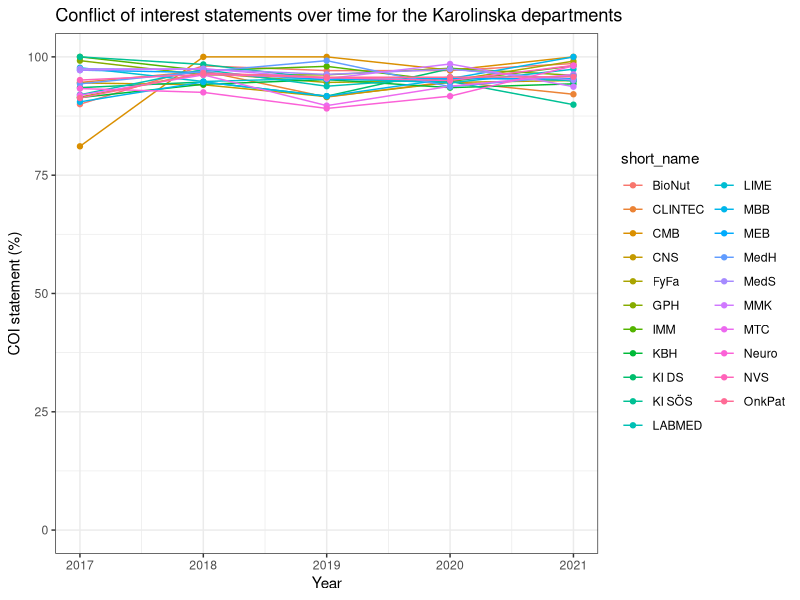

Here is the R script that generated this plot:
library(ggplot2)
library(reshape2)

# CHECK OUT HOW TO AFFECT THIS
plotpyear_institution=function(df,indicator,rangelow,rangehigh){
  p=ggplot(df, aes(x=Publication.Year, y=.data[[indicator]], fill= short_name)) +
    geom_line(aes(color= short_name)) + 
    geom_point(aes(color = short_name)) + 
    theme_bw()+ylim(rangelow, rangehigh)
    
    if (grepl('data',indicator))
    {return(p+labs(title='Data sharing over time for the Karolinska departments')+
              
              xlab('Year')+ylab('Data sharing (%)'))}
  if (grepl('code',indicator))
  {return(p+labs(title='Code sharing over time for the Karolinska departments')+
            xlab('Year')+ylab('Code sharing (%)'))}
  
  if (grepl('coi',indicator)==TRUE){return(p+labs(title='Conflict of interest statements over time for the Karolinska departments')+
                                             xlab('Year')+ylab('COI statement (%)'))}
  if (grepl('fund',indicator)){return(p+labs(title='Funding statements over time for the Karolinska departments')+
                                        xlab('Year')+ylab('Funding statement (%)'))}
  if (grepl('register',indicator)){return(p+labs(title='Registrations over time for the Karolinska departments')+
                                            xlab('Year')+ylab('Registrations (%)'))}
}
# går att ställa in gränserna för x


# get each indicator development for the institutions
df=read.delim('./general.csv', header = TRUE, sep=',')

plotpyear_institution(df,'is_coi_pred',0,100)